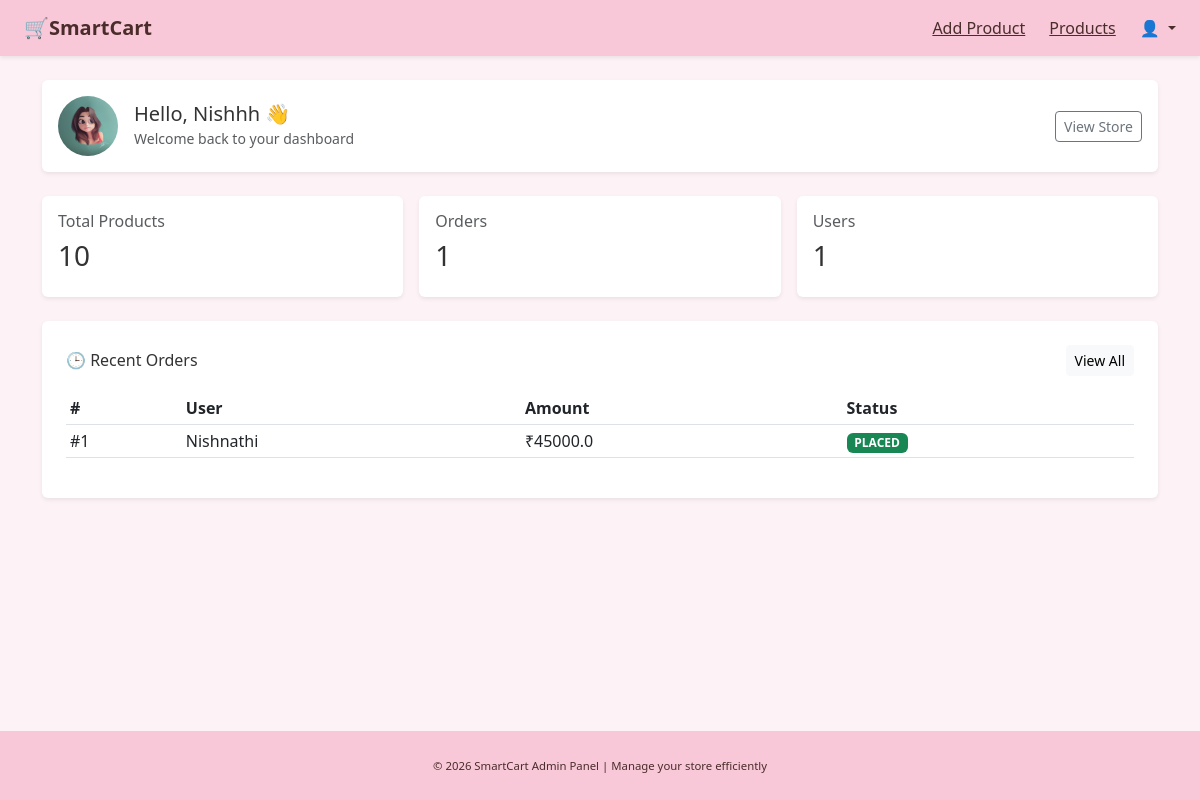
The app's page /admin-dashboard (signed in) with its own data.
### tables this page shows
CREATE TABLE admin (
    admin_id INTEGER PRIMARY KEY AUTOINCREMENT,
    name TEXT,
    email TEXT UNIQUE,
    password TEXT,
    profile_image TEXT
);

CREATE TABLE orders (
    order_id INTEGER PRIMARY KEY AUTOINCREMENT,
    user_id INTEGER,
    razorpay_order_id TEXT,
    razorpay_payment_id TEXT,
    amount REAL,
    payment_status TEXT,
    created_at TEXT DEFAULT CURRENT_TIMESTAMP,
    order_status TEXT DEFAULT 'Pending',
    address TEXT,
    FOREIGN KEY (user_id) REFERENCES users(user_id)
);

CREATE TABLE users (
    user_id INTEGER PRIMARY KEY AUTOINCREMENT,
    name TEXT,
    email TEXT UNIQUE,
    password TEXT,
    profile_image TEXT,
    address TEXT
);

### app.py (the view)
@app.route('/admin-dashboard')
def admin_dashboard():
    if 'admin_id' not in session:
        flash("Login required!", "danger")
        return redirect('/admin-login')
    conn = get_db_connection()
    cursor = conn.cursor()
    cursor.execute(
        "SELECT name, profile_image FROM admin WHERE admin_id=?",
        (session['admin_id'],)
    )
    admin = cursor.fetchone()
    cursor.execute("SELECT COUNT(*) FROM products")
    total_products = cursor.fetchone()[0]
    cursor.execute("SELECT COUNT(*) FROM users")
    total_users = cursor.fetchone()[0]
    cursor.execute("SELECT COUNT(*) FROM orders")
    total_orders = cursor.fetchone()[0]
    cursor.execute("""
        SELECT o.order_id, o.amount, o.order_status,
               u.name AS username
        FROM orders o
        LEFT JOIN users u ON o.user_id = u.user_id
        ORDER BY o.created_at DESC
        LIMIT 5
    """)
    recent_orders = cursor.fetchall()
    cursor.close()
    conn.close()
    return render_template(
        "admin/dashboard.html",
        admin_name=admin['name'] if admin else "Admin",
        admin_image=admin['profile_image'] if admin else None,
        total_products=total_products,
        total_users=total_users,
        total_orders=total_orders,
        recent_orders=recent_orders
    )

### app.py (called while the page is built)
def get_db_connection():
    conn = sqlite3.connect(config.DATABASE)
    conn.row_factory = sqlite3.Row
    return conn

@app.context_processor
def cart_count():
    cart = session.get('cart', {})
    return dict(cart_count=len(cart))

### templates/admin/dashboard.html
{% extends 'base.html' %}
{% block content %}
<div class="container mt-4">
    <div class="admin-header d-flex flex-column flex-md-row align-items-center justify-content-between mb-4 p-3 rounded shadow-sm bg-white">
        <div class="d-flex align-items-center mb-3 mb-md-0">
            {% if admin_image %}
                <img src="{{ url_for('static', filename='uploads/admin_profiles/' + admin_image) }}"
                     class="me-3 rounded-circle"
                     style="width:60px; height:60px; object-fit:cover;">
            {% else %}
                <div class="me-3 d-flex align-items-center justify-content-center rounded-circle bg-light"
                     style="width:60px; height:60px;">
                    👤
                </div>
            {% endif %}
            <div>
                <h5 class="mb-0">Hello, {{ admin_name or 'Admin' }} 👋</h5>
                <small class="text-muted">Welcome back to your dashboard</small>
            </div>
        </div>
        <div>
            <a href="/user/products" class="btn btn-outline-secondary btn-sm">
                View Store
            </a>
        </div>
    </div>
    <div class="row g-3 mb-4 text-center text-md-start">
        <div class="col-12 col-sm-6 col-lg-4">
            <div class="shadow-sm p-3 rounded bg-white">
                <h6 class="text-muted">Total Products</h6>
                <h3>{{ total_products or 0 }}</h3>
            </div>
        </div>
        <div class="col-12 col-sm-6 col-lg-4">
            <div class="shadow-sm p-3 rounded bg-white">
                <h6 class="text-muted">Orders</h6>
                <h3>{{ total_orders or 0 }}</h3>
            </div>
        </div>
        <div class="col-12 col-sm-6 col-lg-4 mx-sm-auto">
            <div class="shadow-sm p-3 rounded bg-white">
                <h6 class="text-muted">Users</h6>
                <h3>{{ total_users or 0 }}</h3>
            </div>
        </div>
    </div>
    <div class="bg-white p-3 p-md-4 rounded shadow-sm mb-5">
        <div class="d-flex justify-content-between align-items-center mb-3">
            <h6 class="mb-0">🕒 Recent Orders</h6>
            <a href="/admin/orders" class="btn btn-sm btn-light">View All</a>
        </div>
        {% if recent_orders and recent_orders|length > 0 %}
            <div class="table-responsive">
                <table class="table table-sm align-middle text-center text-md-start">
                    <thead class="text-muted">
                        <tr>
                            <th>#</th>
                            <th>User</th>
                            <th>Amount</th>
                            <th>Status</th>
                        </tr>
                    </thead>
                    <tbody>
                        {% for order in recent_orders[:5] %}
                        <tr>
                            <td>#{{ order.order_id }}</td>
                            <td>{{ order.username or 'User' }}</td>
                            <td>₹{{ order.amount }}</td>
                            <td>
                                <span class="badge bg-success">
                                    {{ order.order_status or 'Pending' }}
                                </span>
                            </td>
                        </tr>
                        {% endfor %}
                    </tbody>
                </table>
            </div>
        {% else %}
            <p class="text-muted text-center mb-0">No recent orders</p>
        {% endif %}
    </div>
</div>
{% endblock %}

### static/css/style.css (style rules this page uses)
body { background-color: #fdf2f5; font-family: 'Segoe UI', sans-serif; color: #333; display: flex; flex-direction: column; min-height: 100vh; }

### records on screen
admin: profile_image (picture), name "Nishhh"
orders: order_id "1", name "Nishnathi", amount "45000.0", order_status "PLACED"

### other values on screen
{{ total_products or 0 }} "10"
{{ total_orders or 0 }} "1"
{{ total_users or 0 }} "1"
